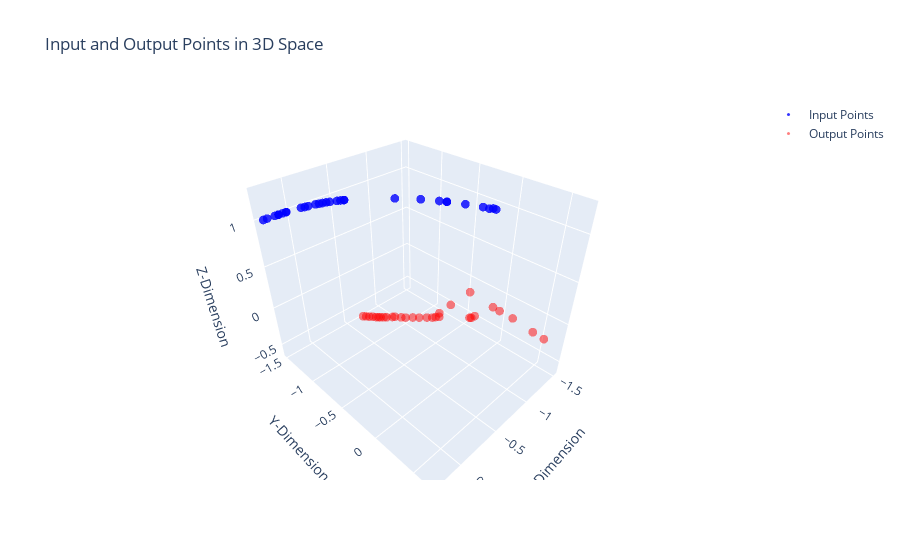
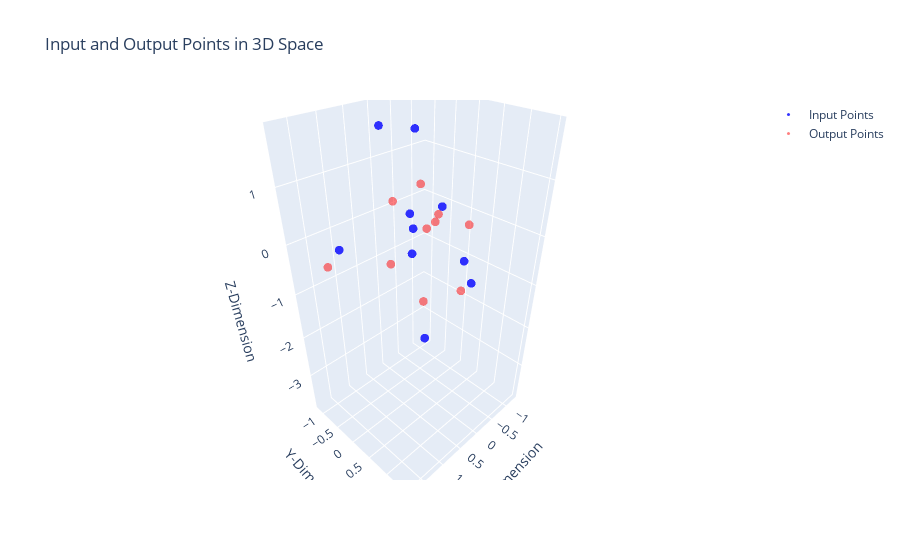

These figures' notebook cell, in order:
### Code cell
interactive_output_visualization(losses["labels"], duration=3, randomseed=False, output=True, output_data=losses["outputs"])
interactive_output_visualization(losses["labels_t"], duration=1, randomseed=True, output=True, output_data=losses["outputs_t"])

### Figure 1 — Plotly figure (JSON) as saved in the notebook; plotly's stock layout.template omitted (floating-point values rounded to 4 significant figures)
{"data": [{"marker": {"color": "blue", "opacity": 0.8, "size": 3}, "mode": "markers", "name": "Input Points", "type": "scatter3d", "x": [-0.9469, -0.956, -0.9542, -0.9603, -0.9419, -0.9008, -0.9008, -0.8779, -0.8114, -0.6912, -0.3778, -0.3778, -0.3529, -0.3281, -0.2747, -0.248, -0.2207, -0.1933, -0.1654, -0.1072, -0.07856, -0.04761, 0.07826, 0.07826, 0.111, 0.1454, 0.1454, 0.1792, 0.2482, 0.2831], "y": [0.1671, 0.1323, 0.09451, 0.02465, -0.1521, -0.3296, -0.3296, -0.3985, -0.5667, -0.7829, -1.142, -1.142, -1.164, -1.185, -1.227, -1.246, -1.265, -1.283, -1.3, -1.335, -1.351, -1.366, -1.42, -1.42, -1.433, -1.445, -1.445, -1.455, -1.474, -1.482], "z": [1.25, 1.244, 1.231, 1.22, 1.195, 1.173, 1.173, 1.167, 1.151, 1.129, 1.099, 1.099, 1.095, 1.091, 1.086, 1.083, 1.08, 1.076, 1.072, 1.062, 1.058, 1.055, 1.036, 1.036, 1.03, 1.025, 1.025, 1.02, 1.011, 1.007]}, {"marker": {"color": "red", "opacity": 0.5, "size": 3}, "mode": "markers", "name": "Output Points", "type": "scatter3d", "x": [-1.243, -1.258, -1.303, -1.313, -1.326, -1.509, -1.367, -1.377, -1.387, -1.358, -1.255, -1.258, -1.238, -1.222, -1.202, -1.146, -1.08, -1.02, -0.977, -0.9256, -0.9097, -0.8542, -0.8203, -0.7872, -0.7635, -0.7306, -0.6895, -0.6472, -0.613, -0.5853], "y": [0.6659, 0.5325, 0.2644, 0.09336, -0.000442, -0.4533, -0.2556, -0.3095, -0.3393, -0.6035, -0.6864, -0.6906, -0.7294, -0.7672, -0.8395, -0.9143, -0.9595, -1.022, -1.054, -1.11, -1.137, -1.181, -1.192, -1.211, -1.222, -1.225, -1.235, -1.246, -1.264, -1.284], "z": [-0.03094, -0.03349, -0.03971, -0.04438, -0.0514, -0.1784, -0.3381, -0.3997, -0.4219, -0.3612, -0.4728, -0.5326, -0.5465, -0.5666, -0.5961, -0.6079, -0.5941, -0.5964, -0.5879, -0.5794, -0.5903, -0.5886, -0.5748, -0.568, -0.5602, -0.5401, -0.5158, -0.4981, -0.4863, -0.4788]}], "layout": {"scene": {"xaxis": {"title": {"text": "X-Dimension"}}, "yaxis": {"title": {"text": "Y-Dimension"}}, "zaxis": {"title": {"text": "Z-Dimension"}}}, "title": {"text": "Input and Output Points in 3D Space"}}}

### Figure 2 — Plotly figure (JSON) as saved in the notebook; plotly's stock layout.template omitted (floating-point values rounded to 4 significant figures)
{"data": [{"marker": {"color": "blue", "opacity": 0.8, "size": 3}, "mode": "markers", "name": "Input Points", "type": "scatter3d", "x": [-0.9983, 0.2264, 0.4696, 1.446, -0.3401, -0.9378, 0.6863, 0.1623, -1.191, -0.3168], "y": [0.1916, -0.7206, 1.507, -0.3756, -0.54, -0.3645, 0.4819, 0.02406, -1.027, -0.5993], "z": [-0.935, 1.69, -0.1041, 0.08808, -0.257, 0.04911, 0.06166, 1.781, -3.777, 0.0338]}, {"marker": {"color": "red", "opacity": 0.5, "size": 3}, "mode": "markers", "name": "Output Points", "type": "scatter3d", "x": [-1.074, 0.0003815, 0.2551, 1.781, -0.1714, -0.4722, 1.176, -0.0003503, -1.266, -0.7361], "y": [0.192, -0.7039, 1.155, -0.23, -0.0298, -0.1079, 0.5319, -0.01401, -1.154, -0.2746], "z": [-0.1783, 0.3455, -0.5251, -0.01606, -0.006317, -0.01083, 0.1102, 0.8666, -2.755, -0.008563]}], "layout": {"scene": {"xaxis": {"title": {"text": "X-Dimension"}}, "yaxis": {"title": {"text": "Y-Dimension"}}, "zaxis": {"title": {"text": "Z-Dimension"}}}, "title": {"text": "Input and Output Points in 3D Space"}}}
